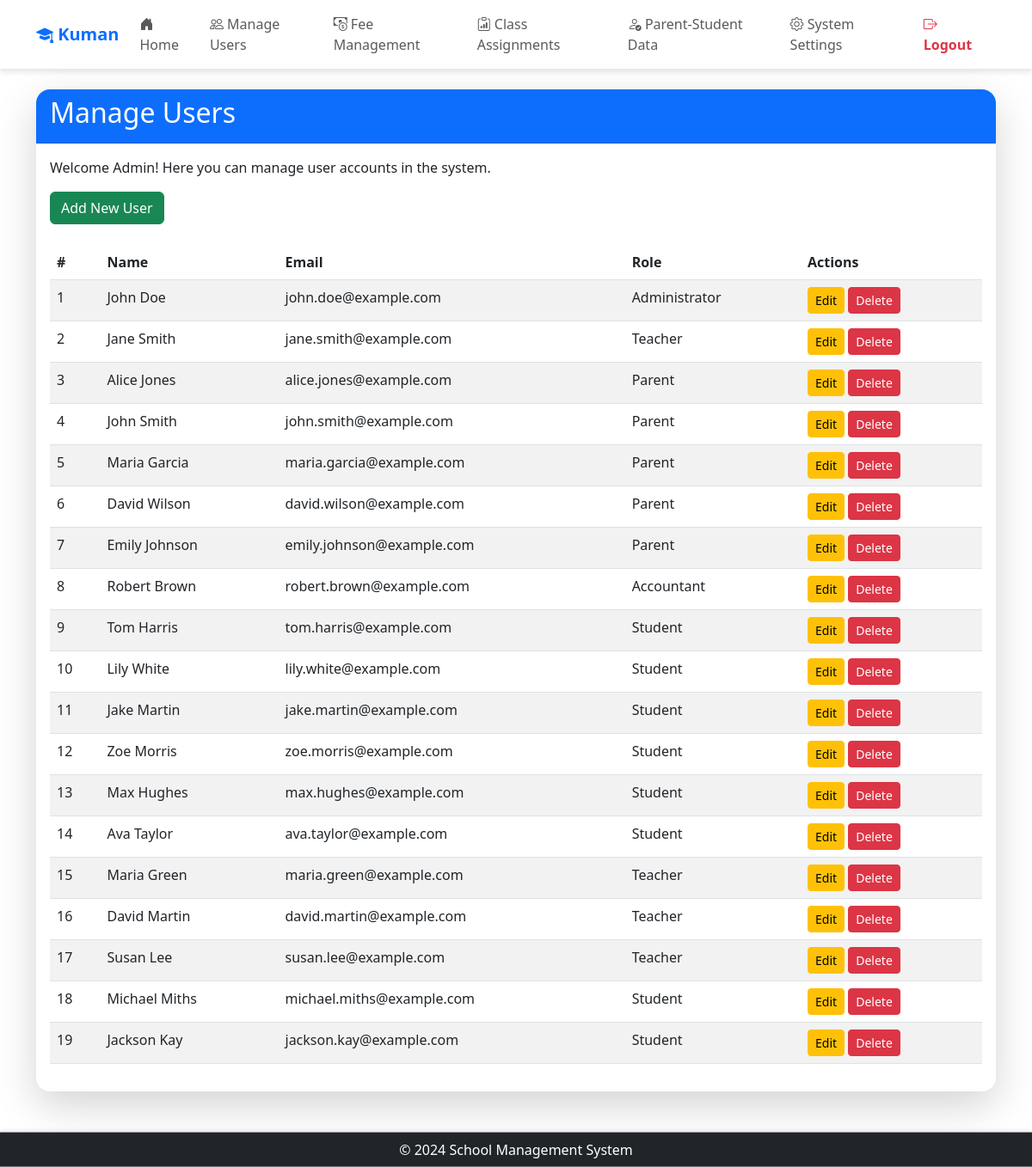
The page /admin/manage_users (signed in) on the database its author committed.
### app/models/models.py (models this page shows, shortened)
class Settings(db.Model):
    __tablename__ = 'Settings'
    setting_key = db.Column('SettingKey', db.String, primary_key=True)
    setting_value = db.Column('SettingValue', db.String, nullable=False)
    description = db.Column('Description', db.String, nullable=False)
    category = db.Column('Category', db.String, nullable=False)

class User(UserMixin, db.Model):
    __tablename__ = 'User'
    id = db.Column('Id', db.String, primary_key=True)
    password = db.Column('Password', db.String, nullable=True)
    role_id = db.Column('RoleId', db.String, ForeignKey('Role.RoleId', ondelete='SET NULL'))
    email = db.Column('Email', db.String, nullable=False)
    first_name = db.Column('FirstName', db.String, nullable=False)
    last_name = db.Column('LastName', db.String, nullable=False)
    date_of_birth = db.Column('DateOfBirth', db.Date, nullable=False)
    role = relationship('Role', back_populates='users')
    parent_relations = relationship('ParentStudentRelation', back_populates='parent', foreign_keys='ParentStudentRelation.parent_id')
    student_relations = relationship('ParentStudentRelation', back_populates='student', foreign_keys='ParentStudentRelation.student_id')
    student_fees = relationship('StudentFeeAssignment', back_populates='student')
    class_assignments_teacher = relationship('ClassAssignment', back_populates='teacher', foreign_keys='ClassAssignment.teacher_id')
    class_assignments_student = relationship('ClassAssignment', back_populates='student', foreign_keys='ClassAssignment.student_id')
    messages_sent = relationship('Notification', back_populates='teacher', foreign_keys='Notification.teacher_id')
    messages_received = relationship('Notification', back_populates='student', foreign_keys='Notification.student_id')

class Role(db.Model):
    __tablename__ = 'Role'
    id = db.Column('RoleId', db.String, primary_key=True, default=lambda: str(uuid.uuid4()))
    role_name = db.Column('RoleName', db.String, nullable=False)
    users = relationship('User', back_populates='role')

### app/routes/admin/user_management.py (the view)
@admin.route('/manage_users')
@login_required
@role_required('1')
def manage_users():
    users = User.query.all()  # Retrieve all users from the User table
    return render_template('admin/manage_users.html', users=users, app_name=app_name())

### app/__init__.py (called while the page is built)
@login_manager.user_loader
def load_user(user_id):
    from .models.models import User
    return User.query.get(user_id)

### app/routes/routes.py (called while the page is built)
def app_name():
    app_name = "School Management System"
    with current_app.app_context():
        setting = Settings.query.filter_by(setting_key='school_name').first()
        if setting and setting.setting_value:
            app_name = setting.setting_value
    return app_name

def role_required(*roles):
    def decorator(f):
        @wraps(f)
        def decorated_function(*args, **kwargs):
            if not current_user.is_authenticated or current_user.role_id not in roles:
                abort(403)  # Forbidden access if role does not match
            return f(*args, **kwargs)
        return decorated_function
    return decorator

### app/templates/admin/manage_users.html (shortened to what this page needs)
{% extends "share/dashboard.html" %} {% block title %}Manage Users{% endblock %}
{% block card_header %}bg-danger{% endblock %} {% block card_title %}Manage
Users{% endblock %} {% block card_content %}
<p>Welcome Admin! Here you can manage user accounts in the system.</p>
<div class="mb-4">
	<a href="{{ url_for('admin.add_user') }}" class="btn btn-success"
		>Add New User</a
	>
</div>
<div class="table-responsive">
	<table class="table table-striped">
		<thead>
			<tr>
				<th>#</th>
				<th>Name</th>
				<th>Email</th>
				<th>Role</th>
				<th>Actions</th>
			</tr>
		</thead>
		<tbody>
			{% for user in users %}
			<tr>
				<td>{{ loop.index }}</td>
				<td>{{ user.first_name }} {{ user.last_name }}</td>
				<td>{{ user.email }}</td>
				<td>{{ user.role.role_name }}</td>
				<td>
					<a
						href="{{ url_for('admin.edit_user', user_id=user.id) }}"
						class="btn btn-warning btn-sm"
						>Edit</a
					>
					<form
						action="{{ url_for('admin.delete_user', user_id=user.id) }}"
						method="post"
						class="d-inline"
						onsubmit="return confirm('Are you sure you want to delete this user?');"
					>
						<button type="submit" class="btn btn-danger btn-sm">Delete</button>
					</form>
				</td>
			</tr>
			{% endfor %}
		</tbody>
	</table>
</div>
{% endblock %}

### app/templates/share/dashboard.html (shortened to what this page needs)
<!DOCTYPE html>
<html lang="en">
  <head>
    <link href="https://cdn.jsdelivr.net/npm/bootstrap@5.3.0-alpha1/dist/css/bootstrap.min.css" rel="stylesheet" />
    <link href="https://cdn.jsdelivr.net/npm/bootstrap-icons/font/bootstrap-icons.css" rel="stylesheet" />
  </head>
  <body>
    <header class="navbar navbar-expand-lg navbar-light">
      <div class="container">
        <a class="navbar-brand text-primary fw-bold"
          href="{% if current_user.role_id == '1' %}
                    {{ url_for('admin.dashboard') }}
                {% elif current_user.role_id == '2' %}
                    {{ url_for('teacher.dashboard') }}
                {% elif current_user.role_id == '3' %}
                    {{ url_for('parent.dashboard') }}
                {% elif current_user.role_id == '4' %}
                    {{ url_for('accountant.dashboard') }}
                {% else %}
                    {{ url_for('views.home') }}
                {% endif %}">
          <i class="bi bi-mortarboard-fill"></i> {{ app_name }}
        </a>
        <div class="collapse navbar-collapse" id="navbarNav">
          <ul class="navbar-nav me-auto">
            <li class="nav-item">
              <a class="nav-link"
                 href="{% if current_user.role_id == '1' %}
                          {{ url_for('admin.dashboard') }}
                       {% elif current_user.role_id == '2' %}
                          {{ url_for('teacher.dashboard') }}
                       {% elif current_user.role_id == '3' %}
                          {{ url_for('parent.dashboard') }}
                       {% elif current_user.role_id == '4' %}
                          {{ url_for('accountant.dashboard') }}
                       {% else %}
                          {{ url_for('views.home') }}
                       {% endif %}">
                <i class="bi bi-house-door-fill"></i> Home
              </a>
            </li>
            {% if current_user.role_id == '1' %}
              <li class="nav-item">
                <a class="nav-link" href="{{ url_for('admin.manage_users') }}">
                  <i class="bi bi-people"></i> Manage Users
                </a>
              </li>
              <li class="nav-item">
                <a class="nav-link" href="{{ url_for('admin.fee_management') }}">
                  <i class="bi bi-cash-coin"></i> Fee Management
                </a>
              </li>
              <li class="nav-item">
                <a class="nav-link" href="{{ url_for('admin.class_assignments') }}">
                  <i class="bi bi-clipboard-data"></i> Class Assignments
                </a>
              </li>
              <li class="nav-item">
                <a class="nav-link" href="{{ url_for('admin.parent_student') }}">
                  <i class="bi bi-person-check"></i> Parent-Student Data
                </a>
              </li>
              <li class="nav-item">
                <a class="nav-link" href="{{ url_for('admin.system_settings') }}">
                  <i class="bi bi-gear"></i> System Settings
                </a>
              </li>
            {% endif %}
          </ul>
          <ul class="navbar-nav ms-auto">
            <li class="nav-item">
              <a class="nav-link text-danger fw-bold" href="{{ url_for('auth.logout') }}">
                <i class="bi bi-box-arrow-right"></i> Logout
              </a>
            </li>
          </ul>
        </div>
      </div>
    </header>
    <main class="container mt-4">
      <div class="card border-0 shadow-lg rounded-4">
        <div class="card-header text-white bg-primary rounded-top-4">
          <h2>{% block card_title %} {% endblock %}</h2>
        </div>
        <div class="card-body">
          {% block card_content %} {% endblock %}
        </div>
      </div>
    </main>
    <footer class="bg-dark text-white py-2 mt-5 text-center sticky-footer">
      <div class="container">
        <p class="m-0">&copy; 2024 School Management System</p>
      </div>
    </footer>
  </body>
</html>

### app/templates/share/dashboard.html (style rules this page uses)
html, body { height: 100%; }
body { display: flex; flex-direction: column; min-height: 100vh; }
main { flex: 1; }
.navbar { background: rgba(255, 255, 255, 0.9); box-shadow: 0 4px 6px rgba(0, 0, 0, 0.1); }
.navbar-nav .nav-link { font-weight: 500; transition: 0.3s; }
.sticky-footer { position: sticky; bottom: 0; width: 100%; box-shadow: 0 -2px 6px rgba(0, 0, 0, 0.1); }

### rows shown on the page
Settings: SettingValue "Kuman"
User: first_name "John", last_name "Doe", email "john.doe@example.com", role.role_name "Administrator"
User: first_name "Jane", last_name "Smith", email "jane.smith@example.com", role.role_name "Teacher"
User: first_name "Alice", last_name "Jones", email "alice.jones@example.com", role.role_name "Parent"
User: first_name "John", last_name "Smith", email "john.smith@example.com", role.role_name "Parent"
User: first_name "Maria", last_name "Garcia", email "maria.garcia@example.com", role.role_name "Parent"
User: first_name "David", last_name "Wilson", email "david.wilson@example.com", role.role_name "Parent"
User: first_name "Emily", last_name "Johnson", email "emily.johnson@example.com", role.role_name "Parent"
User: first_name "Robert", last_name "Brown", email "robert.brown@example.com", role.role_name "Accountant"
User: first_name "Tom", last_name "Harris", email "tom.harris@example.com", role.role_name "Student"
User: first_name "Lily", last_name "White", email "lily.white@example.com", role.role_name "Student"
User: first_name "Jake", last_name "Martin", email "jake.martin@example.com", role.role_name "Student"
User: first_name "Zoe", last_name "Morris", email "zoe.morris@example.com", role.role_name "Student"
User: first_name "Max", last_name "Hughes", email "max.hughes@example.com", role.role_name "Student"
User: first_name "Ava", last_name "Taylor", email "ava.taylor@example.com", role.role_name "Student"
User: first_name "Maria", last_name "Green", email "maria.green@example.com", role.role_name "Teacher"
User: first_name "David", last_name "Martin", email "david.martin@example.com", role.role_name "Teacher"
User: first_name "Susan", last_name "Lee", email "susan.lee@example.com", role.role_name "Teacher"
User: first_name "Michael", last_name "Miths", email "michael.miths@example.com", role.role_name "Student"
User: first_name "Jackson", last_name "Kay", email "jackson.kay@example.com", role.role_name "Student"
